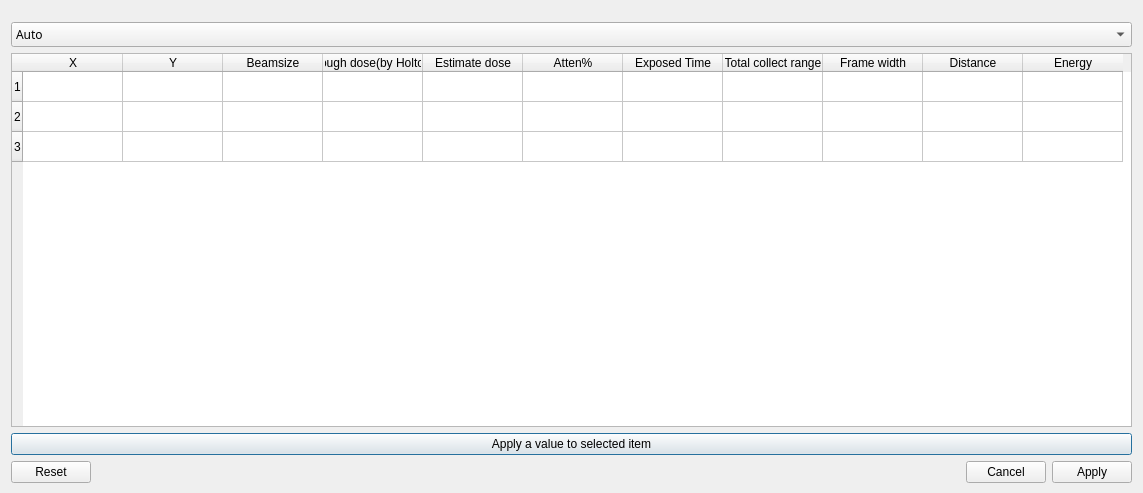
<?xml version="1.0" encoding="UTF-8"?>
<ui version="4.0">
 <class>Dialog</class>
 <widget class="QDialog" name="Dialog">
  <property name="windowModality">
   <enum>Qt::ApplicationModal</enum>
  </property>
  <property name="enabled">
   <bool>true</bool>
  </property>
  <property name="geometry">
   <rect>
    <x>0</x>
    <y>0</y>
    <width>1143</width>
    <height>493</height>
   </rect>
  </property>
  <property name="sizePolicy">
   <sizepolicy hsizetype="Expanding" vsizetype="Expanding">
    <horstretch>0</horstretch>
    <verstretch>0</verstretch>
   </sizepolicy>
  </property>
  <property name="minimumSize">
   <size>
    <width>200</width>
    <height>300</height>
   </size>
  </property>
  <property name="windowTitle">
   <string>Collect Par.</string>
  </property>
  <widget class="QWidget" name="layoutWidget">
   <property name="geometry">
    <rect>
     <x>11</x>
     <y>22</y>
     <width>1121</width>
     <height>461</height>
    </rect>
   </property>
   <layout class="QVBoxLayout" name="verticalLayout">
    <item>
     <widget class="QComboBox" name="Strategy">
      <property name="font">
       <font>
        <family>Sans Serif</family>
       </font>
      </property>
      <item>
       <property name="text">
        <string>Auto</string>
       </property>
      </item>
      <item>
       <property name="text">
        <string>By Rough dose</string>
       </property>
      </item>
      <item>
       <property name="text">
        <string>Manual</string>
       </property>
      </item>
     </widget>
    </item>
    <item>
     <widget class="QTableWidget" name="InfoTable">
      <property name="showGrid">
       <bool>true</bool>
      </property>
      <property name="columnCount">
       <number>11</number>
      </property>
      <attribute name="horizontalHeaderVisible">
       <bool>true</bool>
      </attribute>
      <attribute name="horizontalHeaderCascadingSectionResizes">
       <bool>true</bool>
      </attribute>
      <attribute name="horizontalHeaderDefaultSectionSize">
       <number>100</number>
      </attribute>
      <attribute name="horizontalHeaderShowSortIndicator" stdset="0">
       <bool>false</bool>
      </attribute>
      <attribute name="horizontalHeaderStretchLastSection">
       <bool>false</bool>
      </attribute>
      <attribute name="verticalHeaderVisible">
       <bool>true</bool>
      </attribute>
      <attribute name="verticalHeaderCascadingSectionResizes">
       <bool>false</bool>
      </attribute>
      <attribute name="verticalHeaderShowSortIndicator" stdset="0">
       <bool>false</bool>
      </attribute>
      <row>
       <property name="text">
        <string>1</string>
       </property>
      </row>
      <row>
       <property name="text">
        <string>2</string>
       </property>
      </row>
      <row>
       <property name="text">
        <string>3</string>
       </property>
      </row>
      <column>
       <property name="text">
        <string>X</string>
       </property>
      </column>
      <column>
       <property name="text">
        <string>Y</string>
       </property>
      </column>
      <column>
       <property name="text">
        <string>Beamsize</string>
       </property>
      </column>
      <column>
       <property name="text">
        <string>Rough dose(by Holton)</string>
       </property>
      </column>
      <column>
       <property name="text">
        <string>Estimate dose</string>
       </property>
      </column>
      <column>
       <property name="text">
        <string>Atten%</string>
       </property>
      </column>
      <column>
       <property name="text">
        <string>Exposed Time</string>
       </property>
      </column>
      <column>
       <property name="text">
        <string>Total collect range</string>
       </property>
      </column>
      <column>
       <property name="text">
        <string>Frame width</string>
       </property>
      </column>
      <column>
       <property name="text">
        <string>Distance</string>
       </property>
      </column>
      <column>
       <property name="text">
        <string>Energy</string>
       </property>
      </column>
     </widget>
    </item>
    <item>
     <widget class="QPushButton" name="ApplytoAll">
      <property name="text">
       <string>Apply a value to selected item</string>
      </property>
     </widget>
    </item>
    <item>
     <widget class="QDialogButtonBox" name="buttonBox">
      <property name="standardButtons">
       <set>QDialogButtonBox::Apply|QDialogButtonBox::Cancel|QDialogButtonBox::Reset</set>
      </property>
      <property name="centerButtons">
       <bool>false</bool>
      </property>
     </widget>
    </item>
   </layout>
  </widget>
 </widget>
 <resources/>
 <connections/>
</ui>
